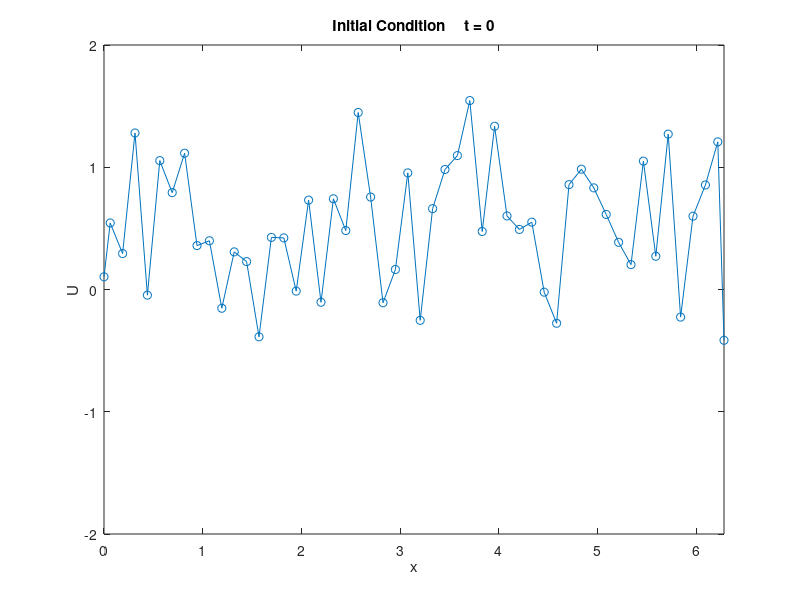
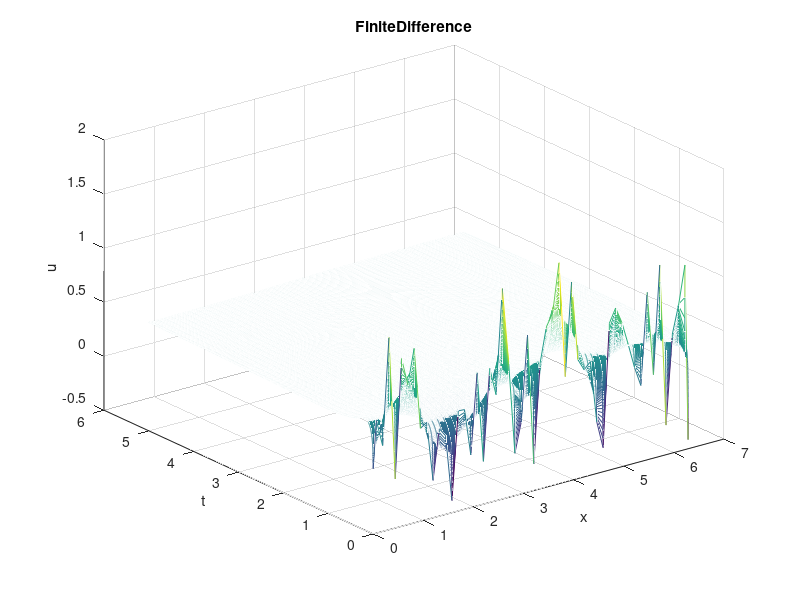

MATLAB code to generate these figures, in order: (Note: this script raises an error after producing the figures.)
%% Allen-Cahn and Heat Equations with No-Flux Boundary conditions.
clf;
clc;
clear all;
figures_so_far = 1;

addpath('./mole_MATLAB/');

%% Settings %%%%
N = 50; % number of grid points

explicit = true;
allen_cahn = false;

%% Shared problem parameters

%% Heat Equation
coeff = (1/.15).^2;  %Coefficient needed for Allen-Cahn PDE.
alpha = 1.0; % thermal diffusivity.

%% X Domain
a = 0;
b = 2*pi;
dx = (b-a)/N;
dx2 = dx/2;

%% X discretization
X = [a (a+dx2):dx:(b-dx2) b]'; % solution domain is u(0) to u(N)

% Initial Condition
u0= 0.5 + 1.2*(rand(size(X))-1*rand(size(X)));
%%u0 = 0.5*(1+sin(2*2*3.14/(b-a) * X));

% Time Domain
t0 = 0;
tf = 5.0;
dt = (dx2^2)/(4*alpha); % Von Neumann Stability Criterion
T = [t0:dt:(ceil(tf/dt)*dt)];

%plot_frequency = (tf/dt)/N;
plot_frequency = 2; % for watching time evolution
plot_frequency = 1;

% Implicit "Standard" Finite Differences Approach
finiteDifference = zeros(length(T), length(X)); % to store solutions

% Time discretization
t = t0;
timesteps = 1;

% Initial Condition
u = u0;
unew = u0;
finiteDifference(1,:) = u0;

%% Finite Difference Operator Matrix
%% N
v = alpha*dt/dx^2;
a0 = v*ones(N+2, 1);
a1 = -2*v*ones(N+2, 1);
A = spdiags([a0 a1 a0], [-1 0 1], N+2, N+2);

%% Use Saulo's non-uniform spacing scheme at boundaries
%% MODIFICATION FOR NO-FLUX B.Cs:
%% For periodic we had A(1, 0) = A(1, N+1)
%% Now we will have A(1, 0) = A(1, 2)
%% Hence we add the coefficient from A(1, N+1) to the entry for A(1,2)
%% X = a
A(1, 1) = -2*v; 
A(1, 2) = 2*v;

%% X = a + dx/2 (Same as for periodic case)
A(2, 1)   = (8/3)*v; A(2, 2)     = -4*v; A(2, 3)   = (4/3)*v;

%% X = b - dx/2 (N+2 no longer "wraps-around" to 1)
A(N+1, N) = (4/3)*v; A(N+1, N+1) = -4*v; A(N+1, N+2) = (8/3)*v;

%% X = b (new row, not needed for periodic because U(b) equaled U(a) before)
A(N+2, N+1) = 2*v; A(N+2, N+2) = -2*v;

if (explicit)
  FD = speye(size(A)) + A;
else
  FD = speye(size(A)) - A;
end

figure(figures_so_far); figures_so_far = figures_so_far + 1;
plot(X, u, 'o-');
str = sprintf('Initial Condition \t t = 0', t);
title(str)
xlabel('x')
ylabel('U')
xlim([a b]);
ylim([-2 2]);

%% Integrate
while (t < tf)
    %% update U
    if (explicit)
      unew = FD * u;
    else
      unew = FD \ u;
    end

    if (allen_cahn)
      unew = unew - coeff*dt*(u.^3-u);
    end

    %% timestep
    timesteps = timesteps+1;
    t = timesteps*dt;

    u = unew;
    finiteDifference(timesteps,:) = u;
end
finiteDifference(end,:) = u;

figure(figures_so_far); figures_so_far = figures_so_far + 1;
mesh(X,T,finiteDifference);
title("FiniteDifference");
xlabel('x'); ylabel('t'); zlabel('u');

u_finiteDifference = u;

%% Implicit Mimetic Finite Differences Approach
mimetic = zeros(length(T), length(X));

%% Time discretization
t = t0;
timesteps = 1;

%% Initial Condition
u = u0;
unew = u0;
mimetic(1,:) = u0;

%% Mimetic Operator Matrix
order = 2;

L = lap(order, N, dx);
R = robinBC(order, N, dx, 0, 1);

if (explicit)
  MFD = speye(size(L)) + alpha*dt*(L-R);
else
  MFD = speye(size(L)) - alpha*dt*(L-R);
end

%% Integrate
while (t < tf)
    %% update U
    if (explicit)
      unew = MFD * u;
    else
      unew = MFD \ u;
    end

    if (allen_cahn)
      unew = unew - coeff*dt*(u.^3-u);
    end

    %% timestep
    timesteps = timesteps+1;
    t = timesteps*dt;

    u = unew;
    mimetic(timesteps,:) = u;
end
mimetic(end,:) = u;

figure(figures_so_far); figures_so_far = figures_so_far + 1;
mesh(X,T,mimetic);
title("Mimetic");
xlabel('x'); ylabel('t'); zlabel('u');

u_mimetic = u;

%% Matlab Solver
matlab = pdepe(0, @(x, t, u, DuDx) pde(x, t, u, DuDx, allen_cahn, coeff), @(x) u0(find(X==x)), @bcfun, X, T);

figure(figures_so_far); figures_so_far = figures_so_far + 1;
mesh(X,T,matlab);
title("Matlab");
xlabel('x'); ylabel('t'); zlabel('u');


%% 3D plots
figure(figures_so_far); figures_so_far = figures_so_far + 1;
mesh(X,T,abs(mimetic-finiteDifference));
title("Mimetic vs FiniteDifference");
xlabel('x'); ylabel('t'); zlabel('u');

figure(figures_so_far); figures_so_far = figures_so_far + 1;
mesh(X,T,abs(mimetic-matlab));
title("Mimetic vs Matlab");
xlabel('x'); ylabel('t'); zlabel('u');

figure(figures_so_far); figures_so_far = figures_so_far + 1;
hold on;
plot(X,u0, "c:", 'DisplayName', 'I.C');
plot(X, mimetic(end,:), "r-", 'DisplayName', 'Mimetic');
plot(X, finiteDifference(end,:), "b--", 'DisplayName', 'FiniteDifference');
plot(X, matlab(end,:), "k.", 'DisplayName', 'Matlab');
title("Final State")
xlabel('x')
ylabel('U')
xlim([a b]);
ylim([-2 2]);
legend();
hold off;

%% Function for matlab solver
function [c,f,s] = pde(x, t, u, DuDx, allen_cahn, coeff)
  c = 1;
  f = DuDx;
  if (allen_cahn)
	s = coeff*(u-u.^3);
  else
	s = 0;
  end
end

function [pl,ql,pr,qr] = bcfun(xl, ul, xr, ur, t)
  pl = 0;
  ql = 1;
  pr = 0;
  qr = 1;
end

  

